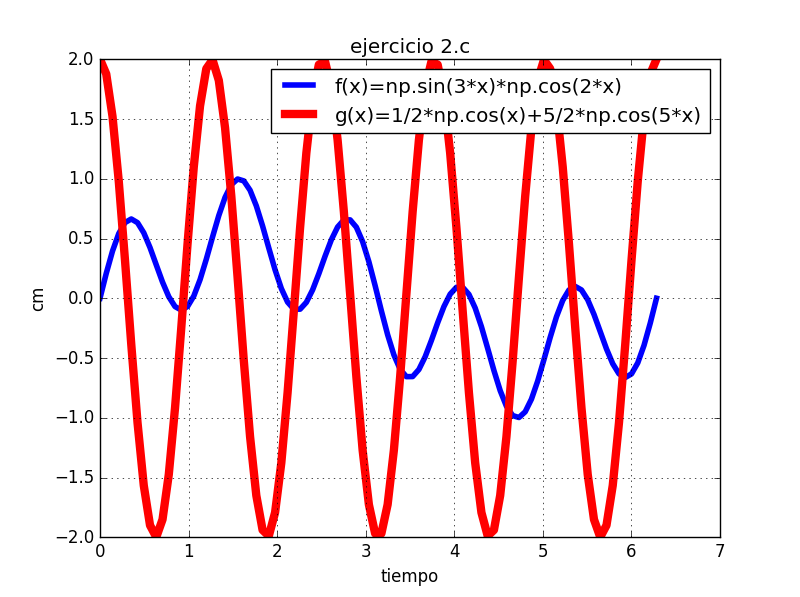

The Python source for this figure:
#MARTHA ELENA NIEVES MORA
#LABORATORIO 3B
#EJERCICIO 2c



import matplotlib.pyplot as plt
import numpy as np
import math

x=np.linspace(0,2*math.pi,90)

y=np.sin(3*x)*np.cos(2*x)
z=1/2*np.cos(x)+5/2*np.cos(5*x)
plt.plot(x,y, linewidth=4, color='b', label='f(x)=np.sin(3*x)*np.cos(2*x)')
plt.plot(x,z, linewidth=6, color='r', label='g(x)=1/2*np.cos(x)+5/2*np.cos(5*x)')
plt.legend()
plt.title('ejercicio 2.c')
plt.xlabel('tiempo')
plt.ylabel('cm')
plt.grid(True)
plt.show()
